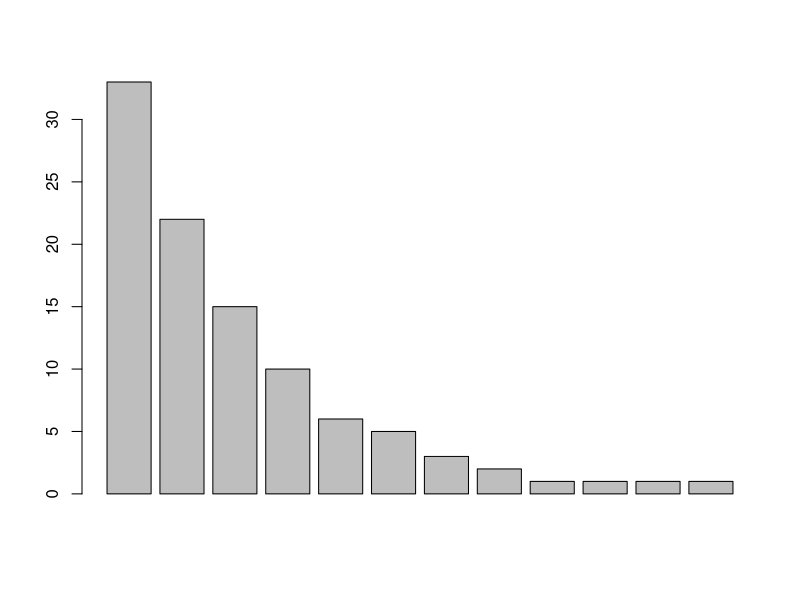

This figure's R source:
# dist_table is a matrix with the values of the botton and top of the range in the 1st and 2nd columns

pdist_to_dist_table = function(pdist, tab_size_exp=2) {
  tab_size = 10^tab_size_exp
  fmt = paste("%0", tab_size_exp, "d", sep="")
  last_value = 0
  next_i = 1
  num_rows = NA
  retval = matrix(NA, nrow=tab_size, ncol=3)
  for (i in 1:tab_size) {
    value = round(pdist(i) * tab_size)
    if (value > last_value) {
      retval[next_i, 1] = last_value + 1
      retval[next_i, 2] = value
      num_rows = next_i
      next_i = next_i + 1
    }
    last_value = value
  }
  retval[1:num_rows, 1:2]
}

print_dist_table = function(dist_table, tab_size_exp=2) {
  tab_size = 10^tab_size_exp
  fmt = paste("%0", tab_size_exp, "d", sep="")
  for (i in 1:nrow(dist_table)) {
    bottom = dist_table[i, 1]
    top = dist_table[i, 2]
    line = ""
    if (bottom == top) {
      line = paste(sprintf(fmt, bottom %% tab_size),
                   "\t",
                   i,
                   "\n",
                   sep="")
    } else {
      line = paste(sprintf(fmt, bottom %% tab_size),
                   "-",
                   sprintf(fmt, top %% tab_size),
                   "\t",
                   i,
                   "\n",
                   sep="")
    }
    cat(line)
  }
}

tab = pdist_to_dist_table(function(x) { pexp(x, rate=0.4)})
print_dist_table(tab)
barplot(tab[,2] - tab[,1] + 1)